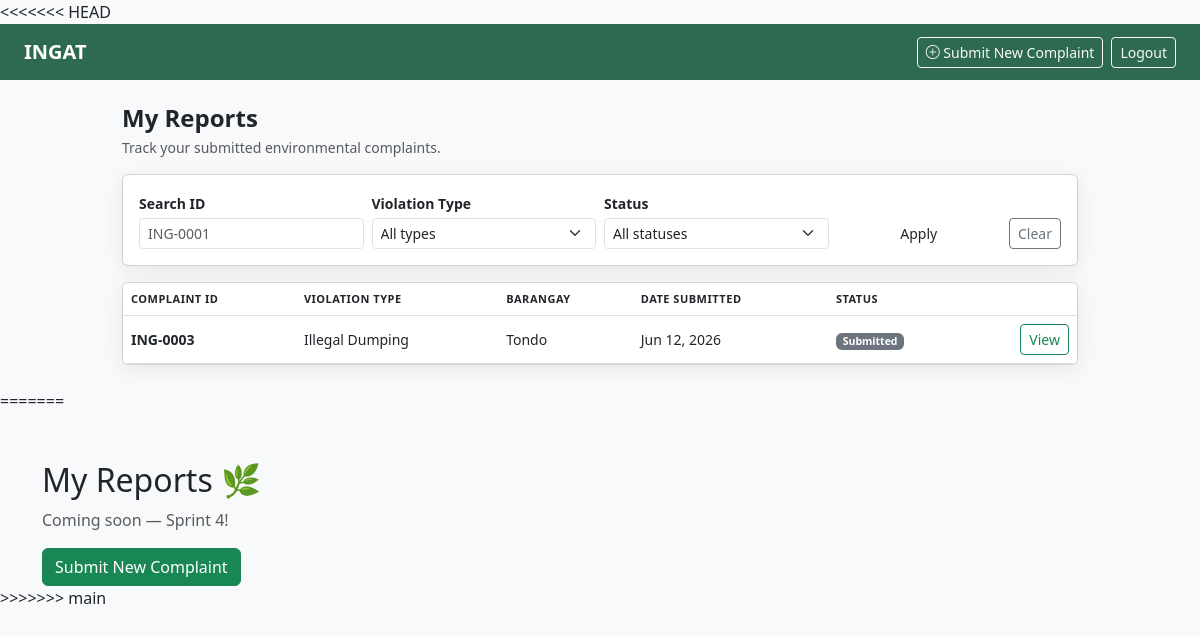
Page /user/my-reports (signed in) on the committed database.
### models.py (models this page shows)
class Complaint(db.Model):
    __tablename__ = 'complaints'
    id = db.Column(db.Integer, primary_key=True)
    user_id = db.Column(db.Integer, db.ForeignKey('users.id'), nullable=False)
    agency_id = db.Column(db.Integer, db.ForeignKey('agencies.id'), nullable=True)
    violation_type = db.Column(db.String(100), nullable=False)
    street_address = db.Column(db.String(255), nullable=False)
    barangay = db.Column(db.String(100), nullable=False)
    municipality = db.Column(db.String(100), nullable=False)
    date_incident = db.Column(db.Date, nullable=False)
    description = db.Column(db.Text, nullable=False)
    photo_path = db.Column(db.String(255), nullable=True)
    generated_letter = db.Column(db.Text, nullable=True)
    letter_generated = db.Column(db.Boolean, default=False)
    status = db.Column(db.String(50), default='Submitted')
    created_at = db.Column(db.DateTime, default=datetime.utcnow)
    status_history = db.relationship('StatusHistory', backref='complaint', lazy=True)

### routes/user_routes.py (the view)
@user_bp.route('/my-reports')
@member_required
def my_reports():
    from models import Complaint
    status_filter = request.args.get('status', '').strip()
    violation_filter = request.args.get('violation_type', '').strip()
    search = request.args.get('q', '').strip()
    query = Complaint.query.filter_by(user_id=current_user.id)
    if status_filter:
        query = query.filter_by(status=status_filter)
    if violation_filter:
        query = query.filter_by(violation_type=violation_filter)
    if search:
        normalized = search.upper().replace('#ING-', '').replace('ING-', '').strip()
        try:
            query = query.filter_by(id=int(normalized))
        except ValueError:
            query = query.filter(Complaint.id == -1)
    complaints = query.order_by(Complaint.created_at.desc()).all()
    all_statuses = ['Submitted', 'Under Review', 'Forwarded to Agency', 'Resolved']
    return render_template(
        'user/my_reports.html',
        complaints=complaints,
        status_filter=status_filter,
        violation_filter=violation_filter,
        search=search,
        all_statuses=all_statuses,
        violation_types=ALLOWED_VIOLATION_TYPES,
    )

### templates/user/my_reports.html (shortened to what this page needs)
<!DOCTYPE html>
<html lang="en">
<head>
    <link href="https://cdn.jsdelivr.net/npm/bootstrap@5.3.0/dist/css/bootstrap.min.css" rel="stylesheet">
    <link href="https://cdn.jsdelivr.net/npm/bootstrap-icons@1.10.5/font/bootstrap-icons.css" rel="stylesheet">
</head>
<body>
<nav class="navbar navbar-dark navbar-ingat px-4 py-2">
    <span class="navbar-brand fw-bold">INGAT</span>
    <div class="d-flex align-items-center gap-2">
        <a href="{{ url_for('user.submit_complaint') }}" class="btn btn-outline-light btn-sm">
            <i class="bi bi-plus-circle"></i> Submit New Complaint
        </a>
        <a href="{{ url_for('user.user_logout') }}" class="btn btn-outline-light btn-sm">Logout</a>
    </div>
</nav>
<div class="container py-4" style="max-width: 980px;">
    <div class="d-flex justify-content-between align-items-start mb-3">
        <div>
            <h4 class="fw-bold mb-1">My Reports</h4>
            <p class="text-muted small mb-0">Track your submitted environmental complaints.</p>
        </div>
    </div>
    <div class="card p-3 mb-3">
        <form method="GET" action="{{ url_for('user.my_reports') }}" class="row g-2 align-items-end">
            <div class="col-md-3">
                <label class="form-label small fw-semibold mb-1">Search ID</label>
                <input type="text" name="q" class="form-control form-control-sm"
                       value="{{ search }}" placeholder="ING-0001">
            </div>
            <div class="col-md-3">
                <label class="form-label small fw-semibold mb-1">Violation Type</label>
                <select name="violation_type" class="form-select form-select-sm">
                    <option value="">All types</option>
                </select>
            </div>
            <div class="col-md-3">
                <label class="form-label small fw-semibold mb-1">Status</label>
                <select name="status" class="form-select form-select-sm">
                    <option value="">All statuses</option>
                </select>
            </div>
            <div class="col-md-3 d-flex gap-2">
                <button type="submit" class="btn btn-ingat btn-sm flex-grow-1">Apply</button>
                <a href="{{ url_for('user.my_reports') }}" class="btn btn-outline-secondary btn-sm">Clear</a>
            </div>
        </form>
    </div>
    <div class="card p-0 overflow-hidden">
        {% if complaints %}
        <div class="table-responsive">
            <table class="table table-hover mb-0 align-middle">
                <thead class="bg-light">
                    <tr>
                        <th>Complaint ID</th>
                        <th>Violation Type</th>
                        <th>Barangay</th>
                        <th>Date Submitted</th>
                        <th>Status</th>
                        <th></th>
                    </tr>
                </thead>
                <tbody>
                    {% for c in complaints %}
                    <tr class="report-row" onclick="window.location='{{ url_for('user.report_detail', complaint_id=c.id) }}'">
                        <td class="fw-semibold">ING-{{ '%04d' % c.id }}</td>
                        <td>{{ c.violation_type }}</td>
                        <td>{{ c.barangay }}</td>
                        <td>{{ c.created_at.strftime('%b %d, %Y') }}</td>
                        <td>
                            {% if c.status == 'Submitted' %}
                                <span class="badge badge-submitted">Submitted</span>
                            {% elif c.status == 'Under Review' %}
                                <span class="badge badge-review">Under Review</span>
                            {% elif c.status == 'Forwarded to Agency' %}
                                <span class="badge badge-forwarded">Forwarded</span>
                            {% elif c.status == 'Resolved' %}
                                <span class="badge badge-resolved">Resolved</span>
                            {% else %}
                                <span class="badge bg-secondary">{{ c.status }}</span>
                            {% endif %}
                        </td>
                        <td class="text-end">
                            <a href="{{ url_for('user.report_detail', complaint_id=c.id) }}"
                               class="btn btn-sm btn-outline-success"
                               onclick="event.stopPropagation()">View</a>
                        </td>
                    </tr>
                    {% endfor %}
                </tbody>
            </table>
        </div>
        {% endif %}
    </div>
</div>
</body>
</html>
    <link href="https://cdn.jsdelivr.net/npm/bootstrap@5.3.0/dist/css/bootstrap.min.css" rel="stylesheet">
</head>
<body class="bg-light">
<div class="container mt-5">
    <h2>My Reports 🌿</h2>
    <p class="text-muted">Coming soon — Sprint 4!</p>
    <a href="{{ url_for('user.submit_complaint') }}" class="btn btn-success">Submit New Complaint</a>
</div>
</body>
</html>

### templates/user/my_reports.html (style rules this page uses)
body { background-color: #f0f4f0; font-family: 'Segoe UI', sans-serif; }
.navbar-ingat { background-color: #2D6A4F; }
.card { border-radius: 14px; box-shadow: 0 4px 20px rgba(0,0,0,0.08); }
.btn-ingat { background-color: #2D6A4F; color: #fff; border: none; border-radius: 8px; font-weight: 600; }
.table th { font-size: 11px; text-transform: uppercase; letter-spacing: .5px; color: #6c757d; }
.table td { font-size: 14px; vertical-align: middle; }
.badge-submitted { background: #6c757d; }
.report-row { cursor: pointer; }

### rows in the picture
Complaint: id "0003", violation_type "Illegal Dumping", barangay "Tondo", created_at "Jun 12, 2026", status "Submitted"
